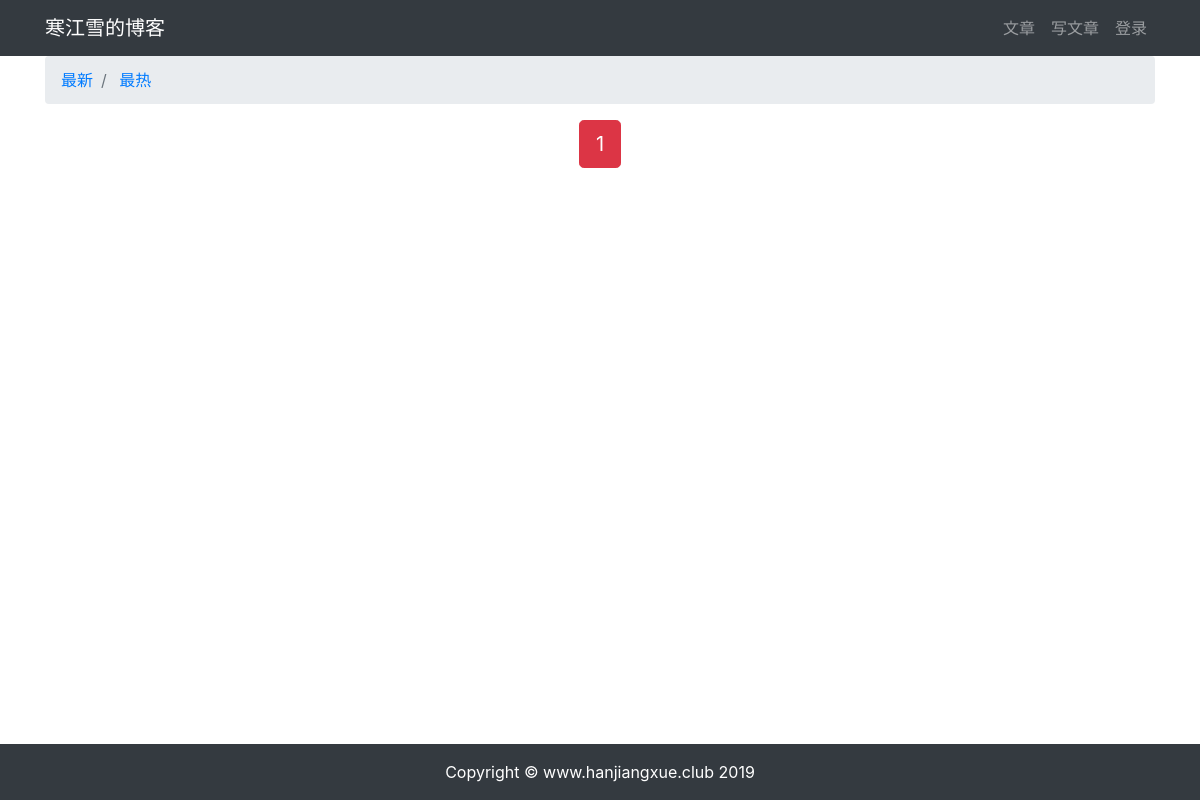
Page /article/article-list on the earlier database version.
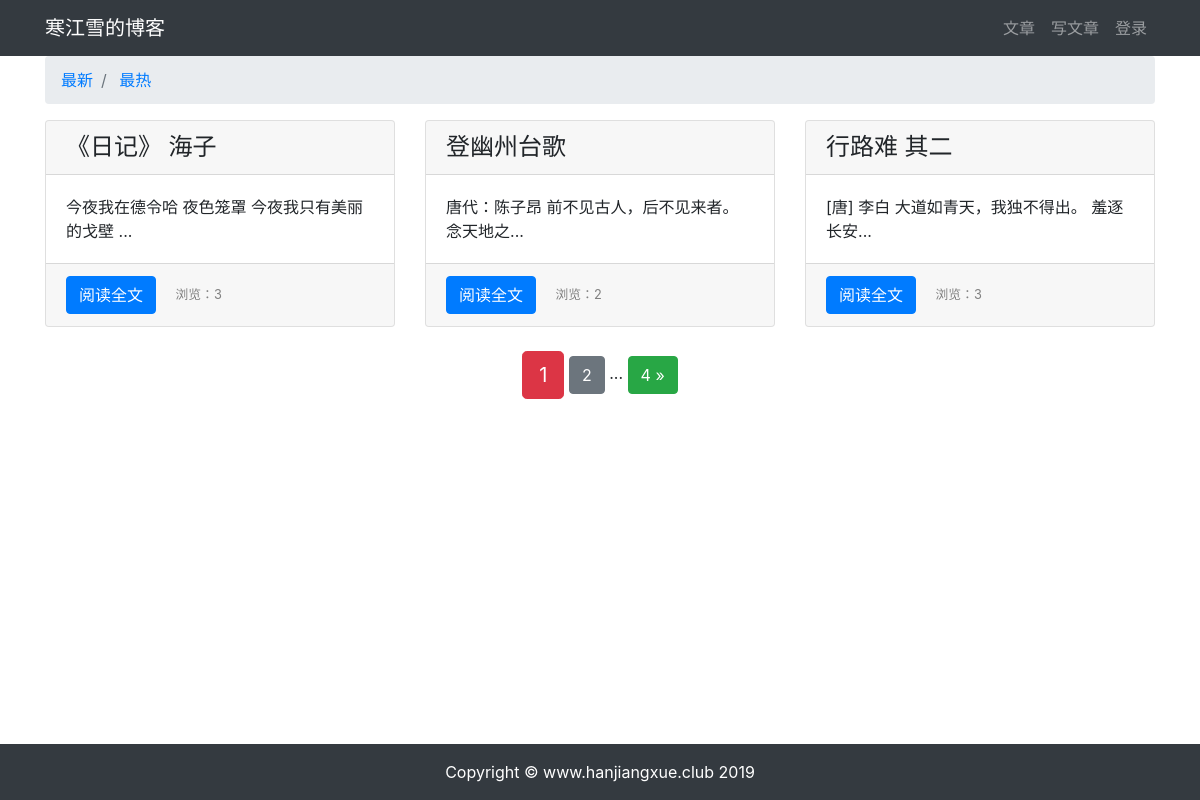
Same page on the later database version.
### article/models.py (models this page shows, shortened)
class ArticlePost(models.Model):
    author = models.ForeignKey(User, on_delete=models.CASCADE, verbose_name='文章')
    title = models.CharField(max_length=100, verbose_name='标题')
    body = models.TextField(verbose_name='正文')
    total_views = models.PositiveIntegerField(default=0)
    created_time = models.DateTimeField(default=timezone.now, verbose_name='创建时间')
    update_time = models.DateTimeField(auto_now=True, verbose_name='更新时间')
    class Meta:
        ordering = ('-created_time',)  # 注意这里是元组（Tuple）
        verbose_name = "文章"
        verbose_name_plural = '文章'

### article/views.py (the view)
# urls.py: path('article-list', views.article_list, name='article_list'),
def article_list(request):
    if request.GET.get('order') == 'total_views':
        article_list = ArticlePost.objects.all().order_by('-total_views')
        order = 'total_views'
    else:
        article_list = ArticlePost.objects.all()
        order = 'normal'
    paginator = Paginator(article_list, 3)
    page = request.GET.get('page')
    articles = paginator.get_page(page)
    context = {'articles': articles, 'order': order}
    return render(request, 'article/list.html', context)

### templates/article/list.html (shortened to what this page needs)
{% extends 'base.html' %}
{% load staticfiles %}
{% block content %}
<div class="container">
    <nav aria-label="breadcrumb">
        <ol class="breadcrumb">
            <li class="breadcrumb-item">
                <a href="{% url 'article:article_list' %}">最新</a>
            </li>
            <li class="breadcrumb-item">
                <a href="{% url 'article:article_list' %}?order=total_views">最热</a>
            </li>
        </ol>
    </nav>
      <div class="row mt-2">
          {% for article in articles %}
           <div class="col-4 mb-4">
                <div class="card h-100">
                    <h4 class="card-header">{{ article.title }}</h4>
                    <div class="card-body">
                        <p class="card-text">{{ article.body|slice:'30' }}...</p>
                    </div>
                    <div class="card-footer">
                        <a href="{% url 'article:article_detail'  article.pk %}" class="btn btn-primary"> 阅读全文</a>
                        <span>
                            <small class="col align-right" style="color: gray">浏览：{{ article.total_views }}</small>
                        </span>
                    </div>
                </div>
           </div>
          {% endfor %}
      </div>
    <div class="paginator row">
        <div class="m-auto">
            <span class="step-links">
            <span class="current btn btn-danger btn-lg">{{ articles.number }}</span>
            {% if articles.has_next %}
                <a href="?page={{ articles.next_page_number }}&order={{ order }}" class="btn btn-secondary">{{ articles.next_page_number }}</a>
                <span>...</span>
                <a href="?page={{ articles.paginator.num_pages }}&order={{ order }}" class="btn btn-success"> {{ articles.paginator.num_pages }} &raquo;</a>
            {% endif %}
            </span>
        </div>
    </div>
</div>
{% endblock content %}

### templates/base.html (shortened to what this page needs)
{% load staticfiles %}
<!DOCTYPE html>
<html lang="en">
<head>
    <link rel="stylesheet" href="{% static 'bootstrap/css/bootstrap.min.css' %}">
    <link rel="stylesheet" href="{% static 'md_css/monokai.css'%}">
</head>
<body>
    {% include 'header.html' %}
    {% block content %} {% endblock content %}
    {% include 'footer.html' %}
</body>
</html>

### templates/header.html (shortened to what this page needs)
{% load staticfiles %}
<nav class="navbar navbar-expand-lg navbar-dark bg-dark">
    <div class="container">
         <a class="navbar-brand" href="#"> 寒江雪的博客</a>
        <div>
            <ul class="navbar-nav">
                <li class="nav-item">
                    <a class="nav-link" href="{% url 'article:article_list' %}">文章</a>
                </li>
                <li class="nav-item">
                    <a class="nav-link" href="{% url "article:article_create" %}">写文章</a>
                </li>
                {% if user.is_authenticated %}
                <li class="nav-item dropdown">
                    <a class="nav-link dropdown-toggle" href="#" id="navbarDropDown" role="button" data-toggle="dropdown" aria-haspopup="true" aria-expanded="false">
                        {{ user.username }}
                    </a>
                    <div class="dropdown-menu" aria-labelledby="navbarDropDown">
                        <a class="dropdown-item" href="{% url 'userprofile:logout' %}">退出登录</a>
                        <a class="dropdown-item" href="#" onclick="user_delete()">删除用户</a>
                        <a class="dropdown-item" href="{% url 'userprofile:edit' user.pk %}">个人信息</a>
                    </div>
                </li>
                {% else %}
                <li class="nav-item">
                    <a class="nav-link" href="{% url 'userprofile:login' %}">登录</a>
                </li>
                {% endif %}
            </ul>
        </div>
    </div>
</nav>

### templates/footer.html
{% load staticfiles %}
<div>
    <br><br><br>
</div>
<footer class="py-3 bg-dark fixed-bottom">
    <div class="container">
        <p class="m-0 text-center text-white">Copyright &copy; www.hanjiangxue.club 2019</p>
    </div>
</footer>

Differences in the rows shown:
added ArticlePost: title "《日记》 海子", body "今夜我在德令哈 夜色笼罩 今夜我只有美丽的戈壁", total_views "3"
added ArticlePost: title "登幽州台歌", body "唐代：陈子昂 前不见古人，后不见来者。 念天地之", total_views "2"
added ArticlePost: title "行路难 其二", body "[唐] 李白 大道如青天，我独不得出。 羞逐长安", total_views "3"
Other differences:
{{ articles.next_page_number }}: (not shown) → "2"
{{ articles.paginator.num_pages }}: (not shown) → "4"
